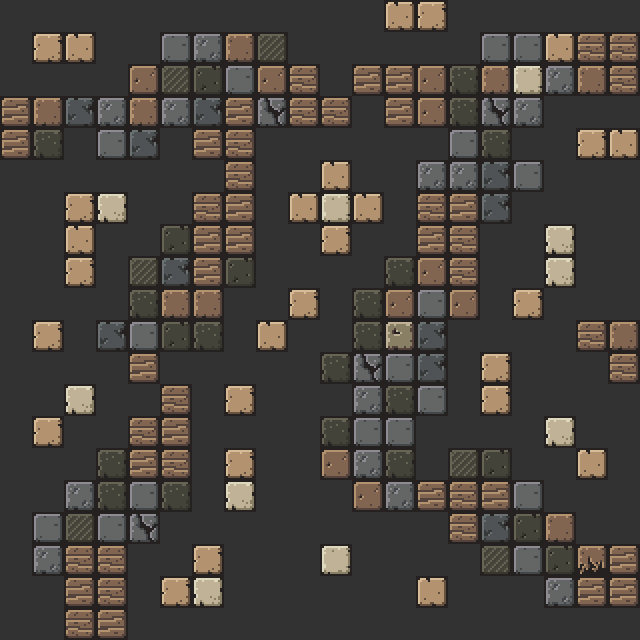

This is a level from a 2D game, rendered from its Tiled map with the project's own tilesets. A one-line summary and the map file follow, with tile-layer data summarised:
An orthogonal 20x20 tile map with 32x32 px tiles, 1 tile layer (Tiles) and 78 objects.

<map version="1.2" tiledversion="1.2.5" orientation="orthogonal" renderorder="right-down" width="20" height="20" tilewidth="32" tileheight="32" infinite="0" backgroundcolor="#323232" nextlayerid="8" nextobjectid="236">
 <tileset firstgid="1" source="warTileset_32x32.tsx" />
 <layer id="1" name="Tiles" width="20" height="20">
  <data>[400 cells, 177 non-empty, 17 distinct tile ids]</data>
 </layer>
 <objectgroup id="2" name="Props" visible="0">
  <object id="2" x="320" y="352" width="32" height="32" />
  <object id="3" x="32" y="512" width="32" height="32" />
  <object id="4" x="32" y="544" width="32" height="32" />
  <object id="5" x="480" y="448" width="32" height="32" />
  <object id="6" x="448" y="288" width="32" height="32" />
  <object id="7" x="512" y="160" width="32" height="32" />
  <object id="9" x="128" y="256" width="32" height="32" />
  <object id="11" x="96" y="320" width="32" height="32" />
  <object id="12" x="256" y="32" width="32" height="32" />
  <object id="53" x="512" y="96" width="32" height="32" />
  <object id="54" x="480" y="32" width="32" height="32" />
  <object id="69" x="128" y="64" width="32" height="32" />
  <object id="70" x="160" y="32" width="32" height="32" />
  <object id="186" x="192" y="320" width="32" height="32" />
  <object id="187" x="320" y="448" width="32" height="32" />
  <object id="188" x="352" y="288" width="32" height="32" />
  <object id="226" x="320" y="416" width="32" height="32" />
 </objectgroup>
 <objectgroup id="3" name="Priests" visible="0">
  <object id="160" x="32" y="32" width="64" height="32" />
  <object id="161" x="32" y="416" width="32" height="32" />
  <object id="162" x="64" y="384" width="32" height="32" />
  <object id="163" x="32" y="320" width="32" height="32" />
  <object id="164" x="64" y="192" width="32" height="96" />
  <object id="165" x="96" y="192" width="32" height="32" />
  <object id="166" x="384" y="0" width="64" height="32" />
  <object id="167" x="288" y="192" width="96" height="32" />
  <object id="168" x="320" y="160" width="32" height="32" />
  <object id="169" x="320" y="224" width="32" height="32" />
  <object id="170" x="288" y="288" width="32" height="32" />
  <object id="171" x="256" y="320" width="32" height="32" />
  <object id="172" x="224" y="384" width="32" height="32" />
  <object id="173" x="224" y="448" width="32" height="64" />
  <object id="174" x="192" y="544" width="32" height="64" />
  <object id="175" x="160" y="576" width="32" height="32" />
  <object id="176" x="320" y="544" width="32" height="32" />
  <object id="177" x="416" y="576" width="32" height="32" />
  <object id="178" x="544" y="416" width="32" height="32" />
  <object id="179" x="576" y="448" width="32" height="32" />
  <object id="180" x="480" y="352" width="32" height="64" />
  <object id="181" x="512" y="288" width="32" height="32" />
  <object id="182" x="544" y="224" width="32" height="64" />
  <object id="183" x="576" y="128" width="64" height="32" />
 </objectgroup>
 <objectgroup id="5" name="Spawns" visible="0">
  <object id="155" x="0" y="96" width="32" height="64" />
  <object id="156" x="608" y="544" width="32" height="64" />
  <object id="157" x="64" y="608" width="64" height="32" />
 </objectgroup>
 <objectgroup id="4" name="Goals" visible="0">
  <object id="159" x="608" y="32" width="32" height="64" />
 </objectgroup>
 <objectgroup id="6" name="Monsters" visible="0">
  <object id="184" x="64" y="480" width="64" height="160" />
  <object id="190" x="96" y="448" width="32" height="32" />
  <object id="191" x="128" y="512" width="32" height="32" />
  <object id="199" x="128" y="288" width="64" height="224" />
  <object id="202" x="0" y="96" width="256" height="64" />
  <object id="203" x="192" y="160" width="64" height="128" />
  <object id="204" x="160" y="224" width="32" height="64" />
  <object id="205" x="192" y="288" width="32" height="32" />
  <object id="206" x="160" y="64" width="96" height="32" />
  <object id="207" x="192" y="32" width="64" height="32" />
  <object id="208" x="256" y="64" width="256" height="64" />
  <object id="209" x="544" y="544" width="96" height="64" />
  <object id="210" x="448" y="480" width="96" height="64" />
  <object id="211" x="480" y="544" width="64" height="32" />
  <object id="212" x="544" y="512" width="32" height="32" />
  <object id="214" x="352" y="320" width="64" height="192" />
  <object id="217" x="416" y="320" width="32" height="96" />
  <object id="218" x="384" y="256" width="64" height="64" />
  <object id="219" x="416" y="160" width="64" height="96" />
  <object id="220" x="448" y="256" width="32" height="32" />
  <object id="221" x="448" y="128" width="64" height="32" />
  <object id="222" x="480" y="160" width="32" height="64" />
  <object id="223" x="512" y="32" width="128" height="64" />
  <object id="225" x="448" y="448" width="32" height="32" />
  <object id="227" x="416" y="448" width="32" height="64" />
 </objectgroup>
 <objectgroup id="7" name="Leaps" visible="0">
  <object id="228" x="128" y="384" width="32" height="32" />
  <object id="229" x="160" y="352" width="32" height="32" />
  <object id="230" x="64" y="128" width="32" height="32" />
  <object id="231" x="160" y="128" width="32" height="32" />
  <object id="232" x="192" y="160" width="32" height="32" />
  <object id="233" x="320" y="64" width="32" height="32" />
  <object id="234" x="352" y="96" width="32" height="32" />
  <object id="235" x="416" y="448" width="32" height="32" />
 </objectgroup>
</map>
